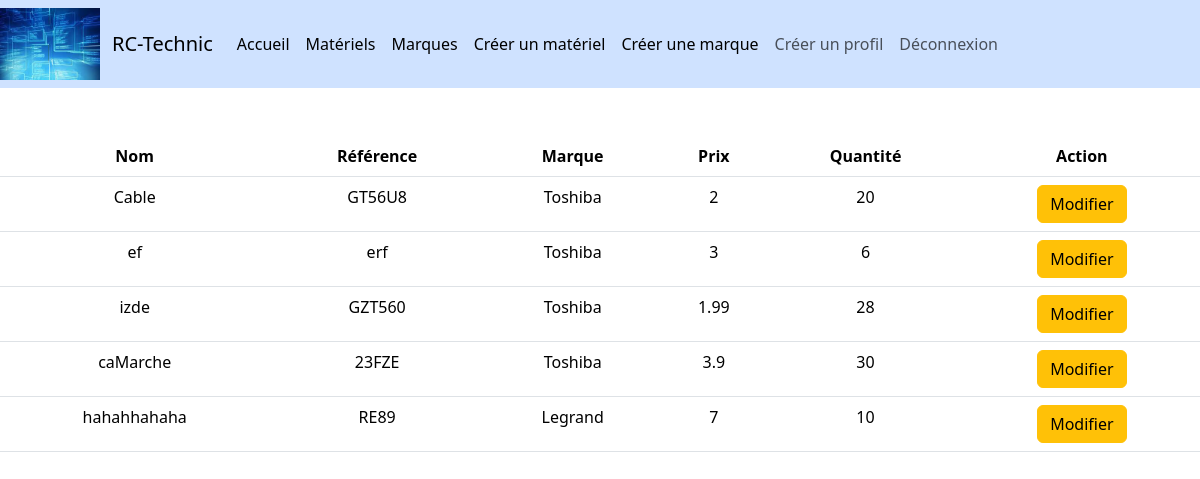
The app's page /liste_materiels.php (signed in) with its own data.
### tables this page shows
CREATE TABLE IF NOT EXISTS `materiels` (
  `id` int NOT NULL AUTO_INCREMENT,
  `marque` varchar(255) NOT NULL,
  `nom` varchar(155) NOT NULL,
  `reference` varchar(150) NOT NULL,
  `quantite` int NOT NULL,
  `prix` float NOT NULL,
  PRIMARY KEY (`id`)
);

### www/modeles/materiel.php (called while the page is built, shortened)
<?php
function getMateriels()
{
    require ("./inc/db.php");
    $sql = "SELECT * FROM `materiels`;";
    $request = $pdo->query($sql);
    $result = $request->fetchAll(PDO::FETCH_ASSOC);
    return $result;
}

### www/liste_materiels.php (the view, shortened to what this page needs)
<?php
include ("./partials/header.php");
require ("./classes/Materiel.php");
require ("./modeles/materiel.php");
if ($_SESSION != []) {
  ?>
  <main>
    <section class="text-center my-5">
      <table class="table">
        <thead>
          <th>Nom</th>
          <th>Référence</th>
          <th>Marque</th>
          <th>Prix</th>
          <th>Quantité</th>
          <th>Action</th>
        </thead>
        <tbody>
          <?php
          $materiel = getMateriels();
          foreach ($materiel as $key) {
            ?>
            <tr>
              <td>
                <?= $key['nom'] ?>
              </td>
              <td>
                <?= $key['reference'] ?>
              </td>
              <td>
                <?= $key['marque'] ?>
              </td>
              <td>
                <?= $key['prix'] ?>
              </td>
              <td>
                <?= $key['quantite'] ?>
              </td>
              <td>
                <?php $id = $key['id']; ?>
                <form action="materiel.php?id=<?= $id ?>" method="post">
                  <button class="btn btn-warning" type="submit">
                    Modifier
                  </button>
                </form>
              </td>
            </tr>
          <?php } ?>
        </tbody>
      </table>
    </section>
  </main>
  </body>
  <?php
} else {
  header("Location: $path");
}

### www/partials/header.php (shortened to what this page needs)
<!DOCTYPE html>
<html lang="en">
<head>
    <link href="https://cdn.jsdelivr.net/npm/bootstrap@5.3.3/dist/css/bootstrap.min.css" rel="stylesheet"
>
</head>
<body>
    <header>
        <nav class="navbar navbar-expand-lg bg-primary-subtle">
            <img src="bdd.jpg" alt="" width="100">
            <div class="container-fluid">
                <a class="navbar-brand" href="#">RC-Technic</a>
                <div class="collapse navbar-collapse" id="navbarNav">
                    <ul class="navbar-nav">
                        <li class="nav-item">
                            <a class="nav-link active" aria-current="page" href="index.php">Accueil</a>
                        </li>
                        <li class="nav-item">
                            <?php
                            if ($_SESSION != []) {
                                ?>
                                <a class="nav-link active" aria-current="page" href="liste_materiels.php">Matériels</a>
                            </li>
                            <li class="nav-item">
                                <a class="nav-link active" aria-current="page" href="liste_marques.php">Marques</a>
                            </li>
                            <?php
                            }
                            if (isset($_SESSION) && !empty($_SESSION)) {
                                if ($_SESSION['user']['role'] === "administrateur" || $_SESSION['user']['role'] === "gestionnaire") {
                                    ?>
                                <li class="nav-item">
                                    <a class="nav-link active" aria-current="page" href="materiel.php">Créer un matériel</a>
                                </li>
                                <li class="nav-item">
                                    <a class="nav-link active" aria-current="page" href="marque.php">Créer une marque</a>
                                </li>
                                <?php
                                }
                            }
                            if ($_SESSION != []) {
                                if ($_SESSION['user']['role'] == "administrateur") {
                                    ?>
                                <li class="nav-item">
                                    <a class="nav-link" href="register.php">Créer un profil</a>
                                </li>
                                <li class="nav-item">
                                    <?php
                                }
                            }
                            if ($_SESSION == []) {
                                ?>
                                <a class="nav-link" href="login.php">Connexion</a>
                            </li>
                            <?php
                            } else {
                                ?>
                            <li class="nav-item">
                                <a class="nav-link" href="deco.php">Déconnexion</a>
                            </li>
                            <?php
                            }
                            ?>
                    </ul>
                </div>
            </div>
        </nav>
    </header>

### records on screen
materiels: nom "Cable", reference "GT56U8", marque "Toshiba", prix "2", quantite "20"
materiels: nom "ef", reference "erf", marque "Toshiba", prix "3", quantite "6"
materiels: nom "izde", reference "GZT560", marque "Toshiba", prix "1.99", quantite "28"
materiels: nom "caMarche", reference "23FZE", marque "Toshiba", prix "3.9", quantite "30"
materiels: nom "hahahhahaha", reference "RE89", marque "Legrand", prix "7", quantite "10"
